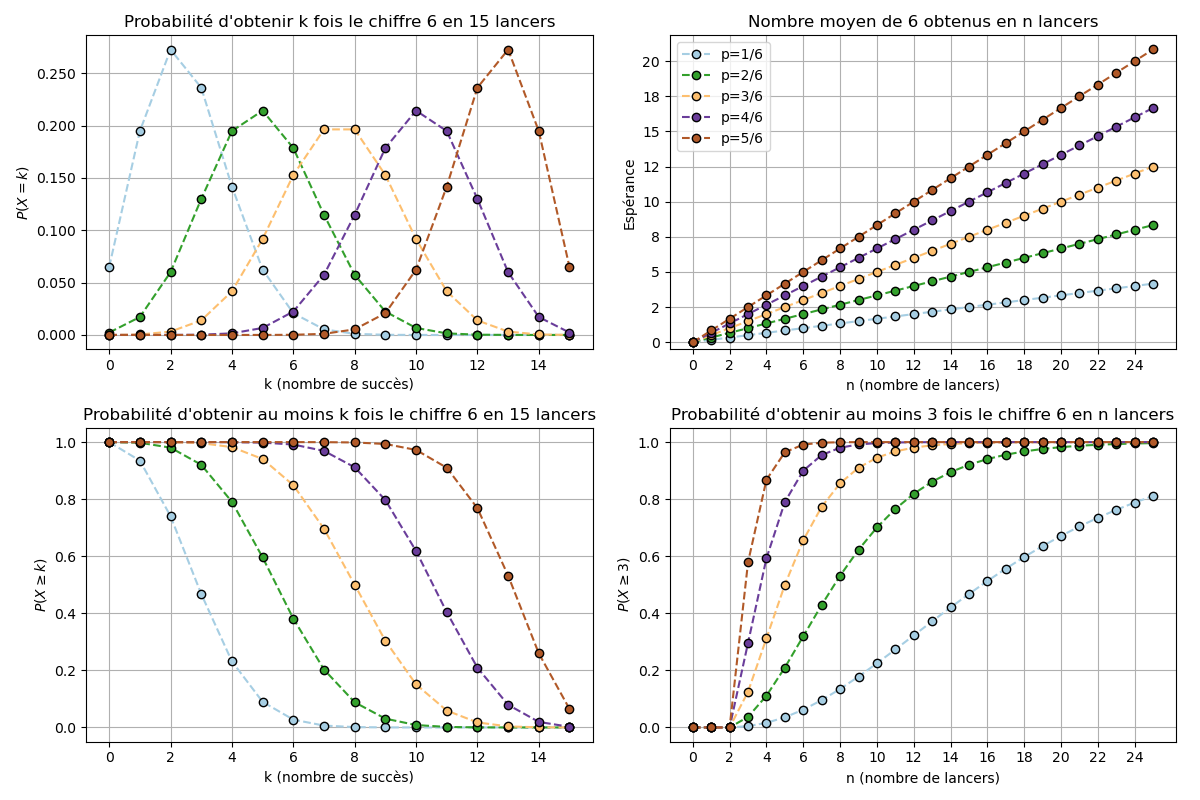

This figure's Python source:
# -*- coding: utf-8 -*-
"""
Created on Fri Feb 20 13:37:23 2026

@author: leina
"""

import math
import numpy as np
import matplotlib.pyplot as plt
from matplotlib.ticker import StrMethodFormatter
from matplotlib.animation import FuncAnimation
from matplotlib.widgets import Slider, Button
import sys
import random

def proba_maths(k:int,n:int,p:float) -> float:
    prob = 0
    if k <= n and k>=0:
        prob = math.comb(n,k)*p**k*(1-p)**(n-k)
    else:
        pass
        # print("invalid k")
    return prob

def esperance_maths(n_max:int,p:float) -> float:
    esp = 0
    for k in range(0,n_max+1):
        esp += k*proba_maths(k,n_max,p)
    return esp

def repartition(k:int,n_max:int,p:float) -> float:
    repart = 0
    for j in range(0,k+1): # ATTENTION BORNE FINALE SELON <= ou <
        repart += proba_maths(j,n_max,p)
    return repart

def checkprob(lst_prob) -> None:
    tolerance = 1e-6
    # lst_prob = [proba_maths(i,n_max,nb_c,p) for i in range(1,n_max+2)]
    somme = sum(lst_prob)
    if abs(somme-1) > tolerance:
        print(f"ATTENTION : la somme des probabilités ne vaut pas 1 mais {somme}")
    else:
        print(f"La somme des probabilités vaut bien 1 (à {tolerance} près)")


def simulation(nb_repet,n_max,nb_c,p) -> list:
    lst_c_orig = list(range(1,nb_c+1)) # Liste des cartes.
    carte_recherchee = nb_c # On s'intéressera à la carte n°nb_c
    # lst_proba = []
    # lst_n = [n for n in range(1,n_max+1)]
    # for n in range(1,n_max+1):
    # zone_obtenue = n_max+1 # Par défaut, la carte n'a pas été obtenue après n zones
    # moyenne_zone = 0
    nb_occ = [0 for i in range(n_max+1)] #nombre d'occurrences : occ[i] contiendra le nombre de fois
    #où la carte qui nous intéresse a été obtenue lors de la zone n°i+1 (k commence à 1)
    # print(nb_occ)
    for irepet in range(nb_repet):
        # print("REPET",irepet)
        lst_c = lst_c_orig.copy()
        # print("lst_c orig",lst_c)
        zone_obtenue = n_max+1 # Par défaut, la carte n'a pas été obtenue après n zones
        for k in range(1,n_max+1): # on parcourt n_max zones  
            if not lst_c :#Tant que la liste des cartes est non vide
                # print("BREAK")
                break            

            if random.random() < p:
                 pbool = True
            else:
                 pbool = False
            # pbool = random.choices([False,True],[1-p,p])
            
            # print("activation dans zone n°",k,pbool)
            if pbool: #s'il y a activation 
                indice_carte = random.randint(0,len(lst_c)-1)
                # print("indice_carte",indice_carte)
                # print("indice carte", indice_carte,lst_c)
                if lst_c[indice_carte] == carte_recherchee:
                    zone_obtenue = k
                lst_c.pop(indice_carte)
                # print("lst_c",lst_c)
        # moyenne_zone += zone_obtenue
        # print("ZONE",zone_obtenue)
        nb_occ[zone_obtenue-1] += 1        
        # print("nb_occ",nb_occ)
        # moyenne_zone /= nb_repet
        # lst_proba.append(moyenne_zone)
    for i,el in enumerate(nb_occ):
        nb_occ[i] /= nb_repet
    # return lst_proba
    # print(nb_occ)
    return nb_occ


# n_max = 30 # nombre de zones parcourues
# nb_c = 10 # nombre de cartes
# p = 1 # paramètre d'activation

# lst_k = [i for i in range(1,n_max+2)]
# lst_prob = [proba_maths(i,n_max,nb_c,p) for i in range(1,n_max+2)]
# checkprob(lst_prob)
# lst_esp = [esperance_maths(i,nb_c,p) for i in range(1,n_max+2)]

# nb_repet = 100000
# lst_prob_stat = simulation(nb_repet,n_max,nb_c,p)

# # Crée une figure avec deux sous-graphes côte à côte
# fig, (ax1, ax2) = plt.subplots(1, 2, figsize=(12, 5))

# # Premier graphe
# ax1.plot(lst_k, lst_prob, marker='o', markersize=6, markerfacecolor='orange', 
#          markeredgecolor='black', ls='', label='proba math')
# # ax1.plot(lst_k, lst_prob_stat, marker='x', markersize=3, markerfacecolor='black', 
#          # markeredgecolor='black', ls='',label='proba stat')
# # ax1.set_xticks(lst_n)  # Ticks aux positions de lst_n
# ax1.set_xticks(range(min(lst_k), max(lst_k)+1, 2))  # Ticks tous les 2 entiers
# ax1.set_ylim(-0.005, max(lst_prob)*1.1)
# ax1.set_title('Probabilité d\'activation de la carte "Mort" (n fixé)')
# ax1.set_xlabel('k')
# ax1.set_ylabel('Probabilité')
# ax1.legend()
# # ax1.legend(['Probabilité'])

# # Deuxième graphe
# ax2.plot(lst_k, lst_esp, marker='o', markersize=6, markerfacecolor='orange', 
#          markeredgecolor='black', ls='')
# ax2.set_xticks(range(min(lst_k), max(lst_k)+1, 2))  # Ticks tous les 2 entiers
# ax2.set_ylim(0, max(lst_esp)*1.1) 
# # ax2.set_ylim(min(lst_esp)*0.9, max(lst_esp)*1.1)
# ax2.set_title('Espérance selon le nombre de zones parcourues')
# ax2.set_xlabel('n')
# ax2.set_ylabel('Espérance')
# # ax2.legend(['Espérance'])

# # Affiche les graphes
# plt.tight_layout()
# plt.show()


########
# Préparation du graphe

n_max = 15 # nombre de fois où on lance le dé
n_max2 = 25 # utilisé pour les graphes où on fait varier le nombre max de lancers
lst_k = [i for i in range(0,n_max+1)]
lst_n = [i for i in range(0,n_max2+1)]

plt.close('all')  # Ferme toutes les figures éventuellement encore ouvertes

# Créer les subplots
fig, ((ax1, ax2),(ax3,ax4)) = plt.subplots(2, 2, figsize=(12, 8))

ax1.set_title(f'Probabilité d\'obtenir k fois le chiffre 6 en {n_max} lancers')
ax1.set_xlabel('k (nombre de succès)')
ax1.set_ylabel('$P(X=k)$')
ax1.set_xticks(range(min(lst_k), max(lst_k)+1, 2))  # Ticks tous les 2 entiers
ax1.yaxis.set_major_formatter(StrMethodFormatter('{x:.3f}'))  #3 chiffres après la virgule

ax2.set_title('Nombre moyen de 6 obtenus en n lancers')
ax2.set_xlabel('n (nombre de lancers)')
ax2.set_ylabel('Espérance')
ax2.set_xticks(range(min(lst_n), max(lst_n)+1, 2))
ax2.yaxis.set_major_formatter(StrMethodFormatter('{x:.0f}'))  # affiche des entiers

ax3.set_title(f'Probabilité d\'obtenir au moins k fois le chiffre 6 en {n_max} lancers')
ax3.set_xlabel('k (nombre de succès)')
ax3.set_ylabel('$P(X\\geq k)$')
ax3.set_xticks(range(min(lst_k), max(lst_k)+1, 2))

ax4.set_title('Probabilité d\'obtenir au moins 3 fois le chiffre 6 en n lancers')
ax4.set_xlabel('n (nombre de lancers)')
ax4.set_ylabel('$P(X\\geq3)$')
ax4.set_xticks(range(min(lst_n), max(lst_n)+1, 2))

ax1.grid(True)
ax2.grid(True)
ax3.grid(True)
ax4.grid(True)  

plt.tight_layout()


# static_or_dynamic = "dynamic"
static_or_dynamic = "static"

if(static_or_dynamic=="static"):
    lst_p = [1/6,2/6,3/6,4/6,5/6] # Pour un dé à 6 faces non truqué, p=1/6
    
    ax2.set_ylim(-0.5, n_max2*max(lst_p)+1)
    
    couleurs = plt.cm.Paired(np.linspace(0, 1, 5))  # 5 couleurs de la palette Paired
    # couleurs2 = plt.cm.Accent(np.linspace(0, 1, 5))  # 5 couleurs de la palette tab10
    for i,p in enumerate(lst_p):
        lst_prob = [proba_maths(k,n_max,p) for k in lst_k]
        checkprob(lst_prob)

        lst_esp = [esperance_maths(n,p) for n in lst_n]
        lst_repart = [1-repartition(k,n_max,p)+proba_maths(k,n_max,p) for k in lst_k]        
        lst4 = [1-repartition(3,n,p)+proba_maths(3,n,p) for n in lst_n]
        
        line1, = ax1.plot(lst_k, lst_prob, marker='o', markersize=6, markerfacecolor=couleurs[i], 
                 markeredgecolor='black', ls='--',color=couleurs[i])
        line2, = ax2.plot(lst_n, lst_esp, marker='o', markersize=6, markerfacecolor=couleurs[i], 
                 markeredgecolor='black', ls='--',color=couleurs[i],label=f'p={i+1}/6')
        line3, = ax3.plot(lst_k, lst_repart, marker='o', markersize=6, markerfacecolor=couleurs[i], 
                 markeredgecolor='black', ls='--', color=couleurs[i])
        line4, = ax4.plot(lst_n, lst4, marker='o', markersize=6, markerfacecolor=couleurs[i], 
                 markeredgecolor='black', ls='--', color=couleurs[i])
    
    ax2.legend()

elif(static_or_dynamic=="dynamic"):
    p = 0
    # lst_k = [i for i in range(0,n_max+1)]
    lst_prob = [proba_maths(k,n_max,p) for k in lst_k]
    # lst_prob = np.power(lst_prob, 0.1)  # 0.3 < 1 pour étirer les petites valeurs
    # checkprob(lst_prob)
    # lst_n = [i for i in range(0,n_max+1)]
    lst_esp = [esperance_maths(n,p) for n in lst_n]
    lst_repart = [1-repartition(k,n_max,p)+proba_maths(k,n_max,p) for k in lst_k]    
    lst4 = [1-repartition(3,n,p)+proba_maths(3,n,p) for n in lst_n]
    
    # 1er graphe
    line1, = ax1.plot(lst_k, lst_prob, marker='o', markersize=6, markerfacecolor='orange', 
             markeredgecolor='black', ls='', color='black')
    ax1.set_yticks(np.linspace(min(lst_prob), max(lst_prob), 10))
    ax1.set_ylim(-0.005, 0.3)        
    
    # 2è graphe
    line2, = ax2.plot(lst_n, lst_esp, marker='o', markersize=6, markerfacecolor='orange', 
             markeredgecolor='black', ls='', color='black')
    ax2.set_yticks(range(0,n_max2+1,2))  # Ticks tous les 2 entiers
    # ax2.yaxis.set_major_formatter(StrMethodFormatter('{x:.0f}'))  # 0 chiffre après la virgule
    ax2.set_ylim(-0.5, n_max2+1)

    # 3è graphe
    line3, = ax3.plot(lst_k, lst_repart, marker='o', markersize=6, markerfacecolor='orange', 
             markeredgecolor='black', ls='', color='black')
    ax3.set_yticks(np.linspace(min(lst_repart), max(lst_repart), 10))
    ax3.yaxis.set_major_formatter(StrMethodFormatter('{x:.2f}'))  # 2 chiffres après la virgule
    ax3.set_ylim(-0.03,1.1)
    ax3.set_yticks(np.linspace(0, 1, 11))

    # 4è graphe
    line4, = ax4.plot(lst_n, lst4, marker='o', markersize=6, markerfacecolor='orange', 
             markeredgecolor='black', ls='', color='black')
    ax4.set_yticks(np.linspace(min(lst4), max(lst4), 10))
    ax4.yaxis.set_major_formatter(StrMethodFormatter('{x:.2f}'))  # 2 chiffres après la virgule
    ax4.set_ylim(-0.03,1.1)
    ax4.set_yticks(np.linspace(0, 1, 11))

    # Ajouter un texte dynamique
    text_p = ax1.text(0.8, 0.95, '', transform=ax1.transAxes, fontsize=10,
                    verticalalignment='top', bbox=dict(boxstyle='round', facecolor='white', alpha=0.8))


    # Fonction d'initialisation (optionnelle)
    def init():
        # Données initiales
        p = 0 # proba de tomber sur un 6
    
        lst_prob = [proba_maths(k,n_max,p) for k in lst_k]
        lst_esp = [esperance_maths(n,p) for n in lst_n]
        lst_repart = [1-repartition(k,n_max,p)+proba_maths(k,n_max,p) for k in lst_k]
    
        lst4 = [1-repartition(3,n,p)+proba_maths(3,n,p) for n in lst_n]
        
        line1.set_ydata(lst_prob)
        line2.set_ydata(lst_esp)
        line3.set_ydata(lst_repart)
        line4.set_ydata(lst4)
        
        text_p.set_text(f'p = {p:.2f}')
        return line1, line2, line3, line4, text_p

    # Fonction d'animation
    def update(p): # Met à jour les données pour chaque sous-graphe
        if p<=1:
            lst_prob = [proba_maths(k,n_max,p) for k in lst_k]
            # lst_prob = np.power(lst_prob, 0.5)  # 0.3 < 1 pour étirer les petites valeurs    
            line1.set_ydata(lst_prob)
            ax1.set_ylim(min(-0.01,min(lst_prob)*0.9), max(lst_prob)*1.1)
            ax1.set_yticks(np.linspace(min(lst_prob), max(lst_prob), 10))
            
            lst_esp = [esperance_maths(n,p) for n in lst_n]
            line2.set_ydata(lst_esp)
           
            lst_repart = [1-repartition(k,n_max,p)+proba_maths(k,n_max,p) for k in lst_k]
            line3.set_ydata(lst_repart)
            
            lst4 = [1-repartition(3,n,p)+proba_maths(3,n,p) for n in lst_n]
            line4.set_ydata(lst4)
            
            text_p.set_text(f'p = {p:.3f}')  # Met à jour le texte
        else:
            pass # Permet de figer l'animation grâce aux derniers frames artificiels
        return line1, line2, line3, line4, text_p

    # Créer l'animation
    lst_frames = np.linspace(0, 1, 101)
    empty_frames = np.full(10,2)
    lst_frames = np.concatenate((lst_frames,empty_frames),axis=None)
    
    ani = FuncAnimation(
        fig,
        update,
        frames=lst_frames,  # Nombre de frames
        init_func=init,
        interval=100,  # Délai entre les frames (ms)
        blit=False,  # Optimisation pour éviter de redessiner tout
        repeat=True
    )

    # plt.show()

    # ani.save('animation.mp4', writer='ffmpeg')  # Nécessite ffmpeg
    # ani.save(filename="proba_lancer_des.gif", writer="pillow",fps=10,dpi=100)
    
    # return ani

# create_plot("static")
# create_plot("dynamic")




    
                
            
